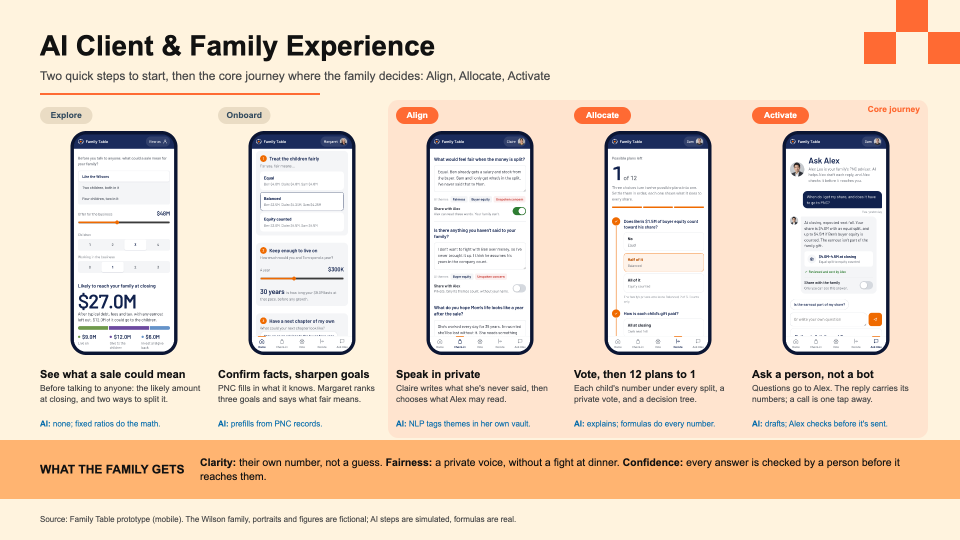
#> input picture slides/canva/preview_slide1.png, 1920 x 1080 px, given in place of p1_preview.png, which was not available (shown at 1/2 size)
$ python build_canva_slides.py
#> lines starting #> are read from the running program, lines starting #| are printed output that depends on the picture; after the words box and inside, x2 and y2 are one past the last pixel; in counts of white or black regions, pixels touching at a corner belong together; pictures that were not available may be replaced by others from this repository, and a replacement may not be noted
# Builds slides/canva/family_table_3_slides.pptx: the three Canva pages owned by Rz
# (AI Client & Family Experience, AI Advisor Workbench, Added Value: The Secret Sauce & Core Innovation).
# Every box, label and table is a native, editable shape so it survives a Canva import; only app screens are images.
# Look matches the team deck (DAHY7Vfs02I): cream page, bold black titles, orange squares, slate table headers,
# an orange band at the bottom, a sources line. Screens come from video/src/slide_shots_canva.js.
# Run: python3 slides/canva/build_canva_slides.py
from pathlib import Path
from PIL import Image, ImageDraw, ImageFilter
from pptx import Presentation
from pptx.util import Emu, Pt
from pptx.dml.color import RGBColor
from pptx.enum.shapes import MSO_SHAPE
from pptx.enum.text import PP_ALIGN, MSO_ANCHOR

HERE = Path(__file__).parent
RAW, ART = HERE / "raw", HERE / "art"
ART.mkdir(exist_ok=True)

CREAM, ORANGE, BAND, SLATE = "FFF3DE", "FF6A33", "FFB471", "344C5F"
INK, SUB, BLUE, WHITE, DARK = "111111", "4A4A4A", "0069AA", "FFFFFF", "05060D"
FONT = "Arial"
PX = 6350  # EMU per px on a 1920 x 1080 canvas


def rgb(h):
    return RGBColor.from_string(h)


# ---------- image framing ----------
def phone_frame(src, out, bezel=26, radius=96):
    """Screen inside a dark bezel with rounded corners; transparent outside."""
#> called with bezel = 26, radius = 96
    im = Image.open(src).convert("RGBA")
    w, h = im.size
#> w = 1920; h = 1080
    W, H = w + 2 * bezel, h + 2 * bezel
#> W = 1972; H = 1132
    frame = Image.new("RGBA", (W, H), (0, 0, 0, 0))
#> frame: PIL image 1972x1132 RGBA; every value is 0
    d = ImageDraw.Draw(frame)
    d.rounded_rectangle([0, 0, W - 1, H - 1], radius=radius + bezel, fill=(11, 21, 51, 255))
    mask = Image.new("L", (w, h), 0)
#> mask: PIL image 1920x1080 L; every value is 0
    ImageDraw.Draw(mask).rounded_rectangle([0, 0, w - 1, h - 1], radius=radius, fill=255)
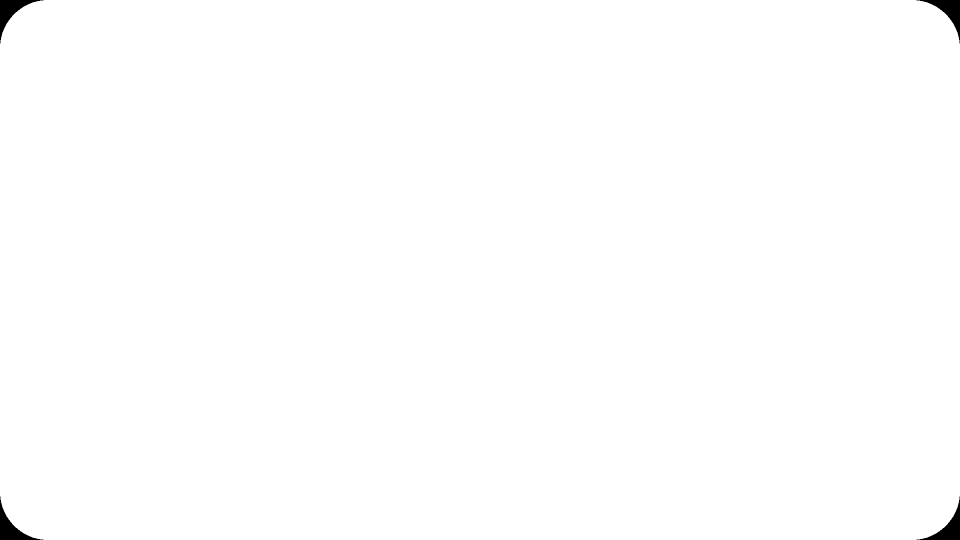
#> mask: PIL image 1920x1080 L (shown at 1/2 size); 99.6% white; 4 black regions, box (x1, y1, x2, y2) and area: (0, 0, 87, 87) 2004, (1833, 0, 1920, 87) 2004, (0, 993, 87, 1080) 2004, (1833, 993, 1920, 1080) 2004
    frame.paste(im, (bezel, bezel), mask)
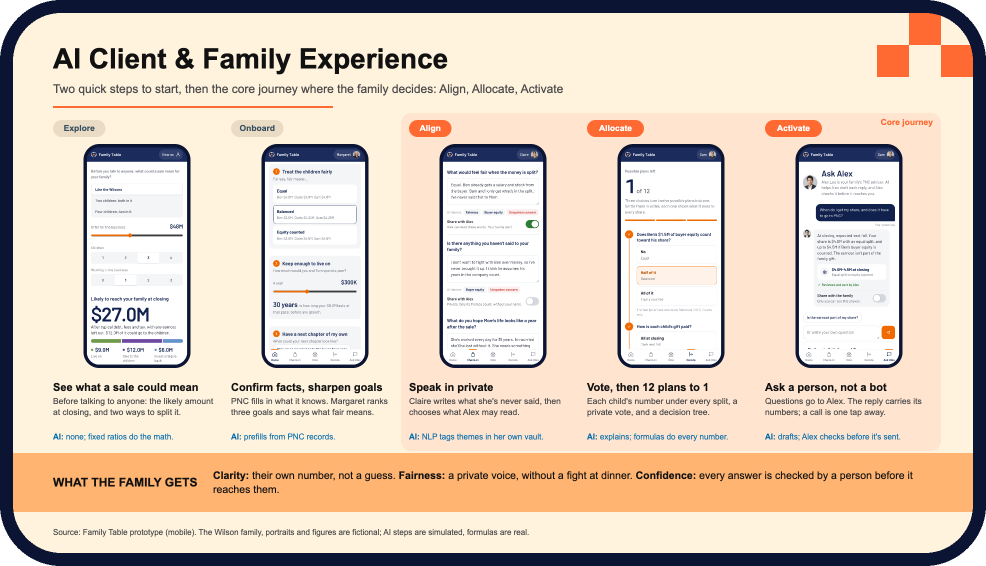
#> frame: PIL image 1972x1132 RGBA (shown at 1/2 size); mean R, G, B, A 220.9, 203.5, 187.8, 253.5; transparent parts drawn white
    frame.save(out)


# [10 lines left out: function window_frame, not called in this run]


for n in ["p1_preview", "p2_setup", "p3_checkin", "p4_decide", "p5_ask"]:
    phone_frame(RAW / f"{n}.png", ART / f"{n}.png")
#> pass 2 of the loop `for n in ["p1_preview", "p2_setup", "p3_checkin", "p4_decide", "p5_ask..`:
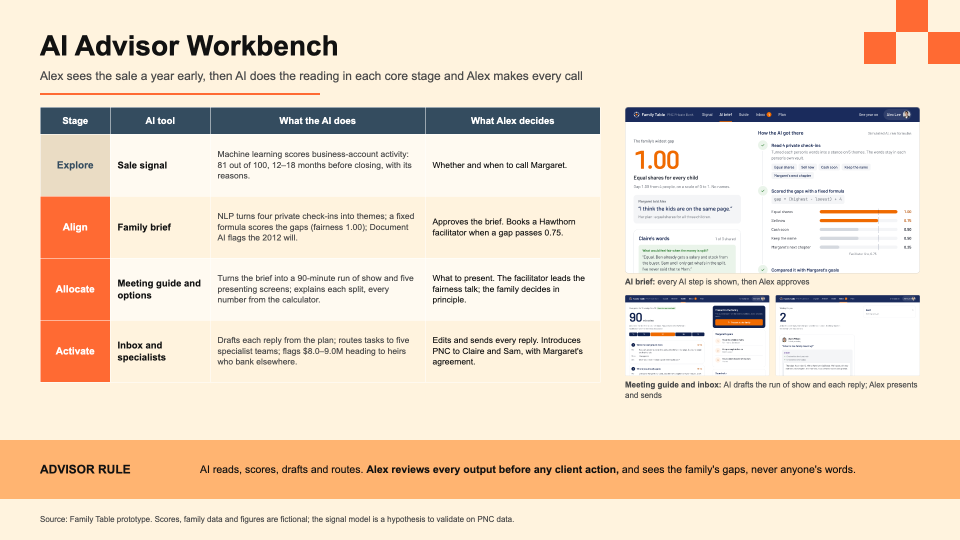
#> input picture slides/canva/preview_slide2.png, 1920 x 1080 px, given in place of p2_setup.png, which was not available (shown at 1/2 size)
#> in phone_frame (call 2), `frame.paste(im, (bezel, bezel), mask)`:
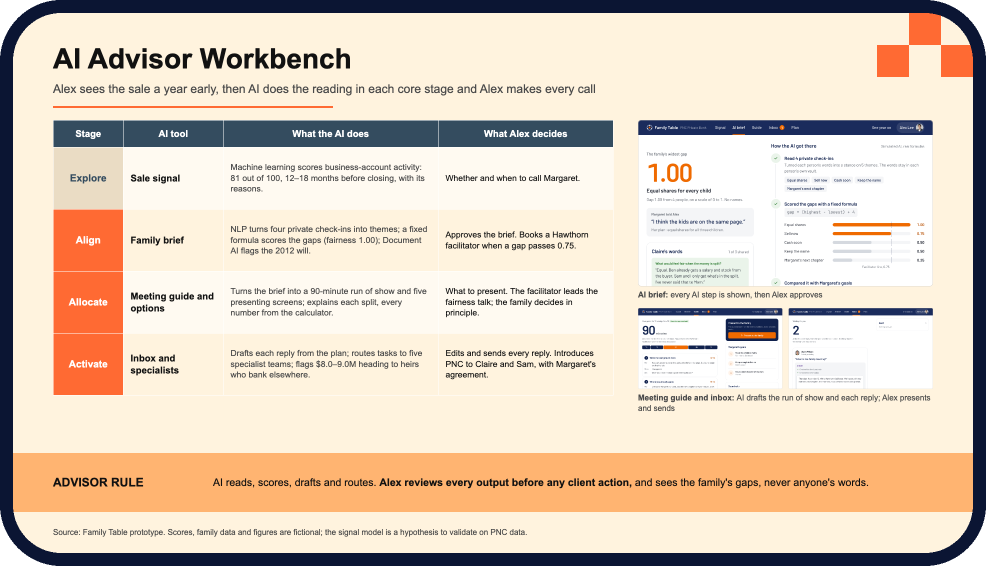
#> frame: PIL image 1972x1132 RGBA (shown at 1/2 size); mean R, G, B, A 221.8, 204.8, 188.1, 253.5; transparent parts drawn white
#> (the run stopped early here; a loop or call above may not have finished)
